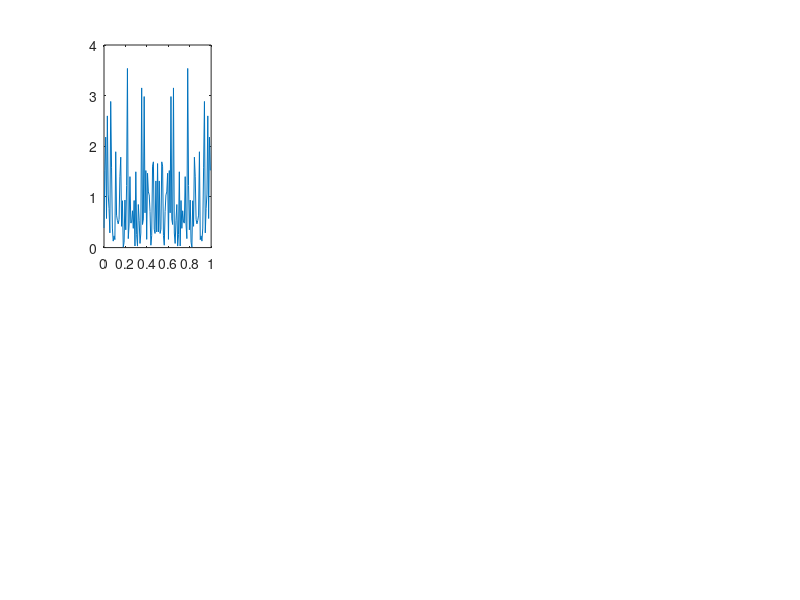

This chart was generated by the following MATLAB code: (Note: this script raises an error after producing the figure.)
clear all;
%%
x = randn(1, 1024);

% subdivide x in 8 equal parts
for i = 1:8
   v(:,i) = x(((i-1)*128 + 1):(i*128));
end
 
% normalized frequency vector
f = [0:1:(128-1)]/128;

% calculate the periodogram of each subpart
figure(1)
for i = 1:8
    P(:,i) = abs((fft(v(:,i),128)).^2/128);
    subplot(2,4,i)
    plot(f,P(:,i))
    title('Periodogram for section number ', i,'FontSize',14);
    xlabel('Normalized frequency f (Hz)','FontSize',14)
    ylabel('Magnitude','FontSize',14)
   
end

% calculate averaged periodogram
y = 1; % theoretical value of the PSD
avgP = mean(P,2);
figure(2)
plot(f,avgP);
hold on
yline(y, 'r--', 'LineWidth', 1.5) 
ylim([0,6])
title('Averaged periodogram','FontSize',14);
xlabel('Normalized frequency f (Hz)','FontSize',14)
ylabel('Magnitude','FontSize',14)
legend('Averaged Periodogram','Theoretical value of the PSD','FontSize',14)